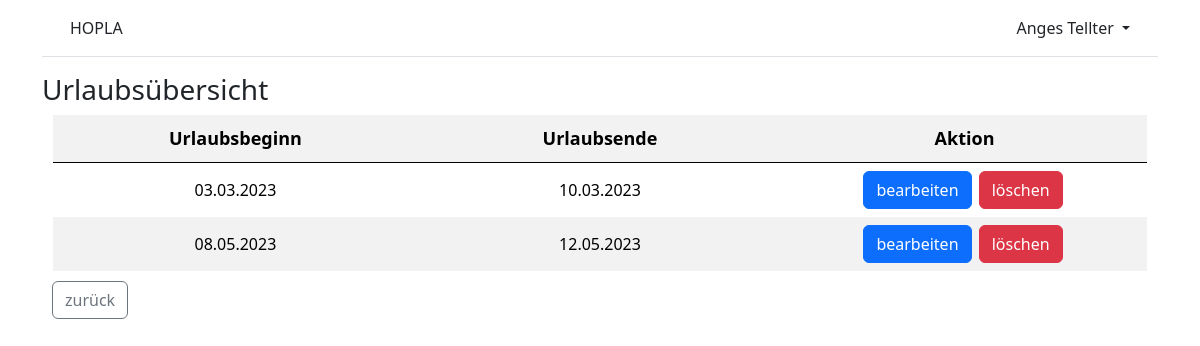
The page /vacations/overview/ (signed in) on the database its author committed.
### accounts/models.py (models this page shows)
class Employee(AbstractUser):
    reg_num = models.PositiveIntegerField(null=True, blank=True)
    supervisor = models.ForeignKey(
        'self',
        on_delete=models.CASCADE,
        null=True,
        blank=True,
    )
    team = models.ForeignKey(
        "Team",
        on_delete=models.CASCADE,
        null=True,
        blank=True,
    )
    class Role(models.TextChoices):
        HODEP = ("HODep", "Head of Department")
        HODIV = ("HODiv", "Head of Division")
        HOT = ("HOT", "Head of Team")
        EMP = ("Emp", "Employee")
    role = models.CharField(
        max_length=18,
        choices=Role.choices,
        default=Role.EMP,
    )

### vacations/models.py (models this page shows, shortened)
class Vacation(models.Model):
    start_date = models.DateField(default=timezone.now)
    end_date = models.DateField(default=timezone.now)
    user = models.ForeignKey(
        settings.AUTH_USER_MODEL,
        on_delete=models.CASCADE,
    )

### vacations/views.py (the view)
# urls.py: path("overview/", VacationsOverviewView.as_view(), name='vacations_overview'),
class VacationsOverviewView(LoginRequiredMixin, TemplateView):
    template_name = "vacations_overview.html"
    def get_context_data(self, **kwargs):
        context = super().get_context_data(**kwargs)
        context['vacations'] = Vacation.objects.all()
        return context

### templates/vacations_overview.html (shortened to what this page needs)
{% extends "base.html" %}
{% block content %}
{% if user.is_authenticated %}
    <h3>Urlaubsübersicht</h3>
    <table class="infolist table table-striped">
        <tr>
            <th>Urlaubsbeginn</th>
            <th>Urlaubsende</th>
            <th>Aktion</th>
        </tr>
        {% for vacation in vacations %}
            {% if vacation.user.id == user.id %}
            <tr>
                <td>{{ vacation.start_date|date:"d.m.Y" }}</td>
                <td>{{ vacation.end_date|date:"d.m.Y" }}</td>
                <td><a class="btn btn-primary" href="/vacations/edit/{{ vacation.pk }}">bearbeiten</a>
                    <a class="btn btn-danger" href="/vacations/delete/{{ vacation.pk }}">löschen</a></td>
            </tr>
            {% endif %}
        {% endfor %}
    </table>
    <p><button onclick="goBack()" class="btn btn-outline-secondary left" id="overview-back">zurück</button></p>
{% else %}
  <p>Sie sind nicht eingeloggt.</p>
  <a href="{% url 'login' %}">Log In</a> |
  <a href="{% url 'signup' %}">Sign Up</a>
{% endif %}
{% endblock content %}

### templates/base.html (shortened to what this page needs)
<!DOCTYPE html>
{% load static %}
<html>
<head>
  {% load bootstrap5 %}
  {% bootstrap_css %}
  <link rel="stylesheet" href="{% static 'css/base.css' %}">
</head>
<body>
<div class="container">
  <header class="p-3 mb-3 border-bottom">
    <div class="container">
      <div class="d-flex flex-wrap align-items-center justify-content-center justify-content-lg-start">
        <a class="navbar-brand" href="{% url 'home' %}">HOPLA</a>
        {% if user.is_authenticated %}
        <div class="dropdown text-end">
          <a href="#" class="d-block link-dark text-decoration-none dropdown-toggle"
            id="dropdownUser1" data-bs-toggle="dropdown" aria-expanded="false">
            {{ user.first_name }} {{ user.last_name }}
          </a>
        </div>
        {% else %}
        <div class="text-end">
          <a href="{% url 'login' %}" class="btn btn-outline-primary me-2">
            Log In</a>
          <a href="{% url 'signup' %}" class="btn btn-primary">Sign Up</a>
        </div>
        {% endif %}
      </div>
    </div>
  </header>
  <main>
    {% block content %}
    {% endblock content %}
  </main>
</div>
</body>
</html>

### static/css/base.css (style rules this page uses)
.infolist { width: 98%; height: 98%; margin: auto; font-size: 13px; border: 0; }
.infolist tr, .infolist td { border: 0; }
.infolist th { padding: 10px; text-align: center; font-size: 18px; }
.infolist td { vertical-align: middle; text-align: center; width: 200px; height: 50px; font-size: 16px; }
.left { float: left; }
.btn { outline: none; box-shadow: 0 0 0 0; margin-right: 3px; }
#overview-back { margin: 10px 10px 10px 10px; }

### rows shown on the page
Employee: first_name "Anges", last_name "Tellter"
Vacation: start_date "03.03.2023", end_date "10.03.2023"
Vacation: start_date "08.05.2023", end_date "12.05.2023"
